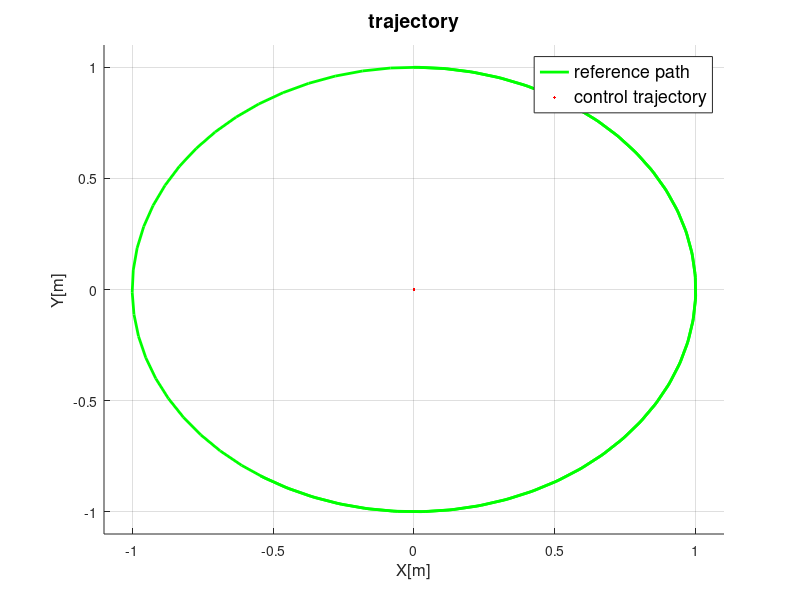

Reproduce this figure in MATLAB. (Note: this script raises an error after producing the figure.)
% close all; clear all; clc;
% R = 0.05;   % wheel radius [m]
% J1 = 0.095;%0.000625;  % nominal inertial of wheel [kgm^2]
% H = [0 J1/2 0 J1/2;
%      -J1/2 0 -J1/2 0;
%      0 J1/2 0 J1/2;
%      -J1/2 0 -J1/2 0];
% d = 1;%25; %[Nm] 
% B = [8*d 0 0; 0 8*d 0; 0 0 4*d/0.3];
% 
% p = 5;
% q = 3;
% lamda1 = 1.5;
% lamda2 = 1.5;
% lamda3 = 1.5;
% lamda = [lamda1 0 0; 0 lamda2 0; 0 0 lamda3];
% dt = 0.01;
% 
% cur_state.state = [0;0;0];
% cur_state.statedot = [0;0;0];
% cur_state.state2dot = [0;0;0];
% 
% des_state.state = [1;1;0];
% des_state.statedot = [0;0;0];
% des_state.prestatedot = [0;0;0];
% 
% err.state = [0;0;0];
% err.prestate = [0;0;0];
% 
% figure(1); hold on; grid on;
% % xlim([-0.5 10]); ylim([-160 160]);
% xlim([-5 5]); ylim([-5 5]);
% for i=0:dt:10
%     %des_state.state = [dt*i;dt*i;deg2rad(45)];
%     error = cur_state.state - des_state.state;
%     errdot = (err.state - err.prestate)/dt;
%     
%     Qr2dot = (des_state.statedot - des_state.prestatedot)/dt;
%     
%     temp_errdot_pq = [errdot(1)^(p/q);errdot(2)^(p/q);errdot(3)^(p/q)];
%     s = error + lamda*temp_errdot_pq;
%     
%     % important!!
% %     M_inv = [0.001 0 0;
% %             0 0.001 0;
% %             0 0 0.001];
%     M_inv = [0 0 0;
%             0 0 0;
%             0 0 0];    
%     if(errdot(1) ~= 0)
%         M_inv(1,1) = q/(p*lamda1)*errdot(1)^(1-(p/q));
%     end
%     if(errdot(2) ~= 0)
%         M_inv(2,2) = q/(p*lamda2)*errdot(2)^(1-(p/q));
%     end
%     if(errdot(3) ~= 0)
%         M_inv(3,3) = q/(p*lamda3)*errdot(3)^(1-(p/q));
%     end
%     
%     hpsi_inv_mat = hpsi_inv(cur_state.state(3));   
%     
%     u_eq = 4*J1/R * hpsi_inv_mat * (Qr2dot- M_inv*errdot);
%     u_r = -hpsi_inv_mat * B * sign(s);
% 
%     % final control input
%     ctr_in = u_eq + u_r;
%     
%     % ctr input to plant model
%     hpsi_mat = h_psi(cur_state.state(3));
%     cur_state.state2dot = R/(4*J1) * hpsi_mat * ctr_in;
%     
%     % data saving
%     cur_state.statedot = cur_state.statedot + dt*cur_state.state2dot;
%     cur_state.state = cur_state.state + dt*cur_state.statedot;
%     
%     % draw now
%     % trajectory
%     p_tr = plot(cur_state.state(1),cur_state.state(2),'ro');
%     txt = text(9,9,string(i));
%     drawnow;
%     delete(txt); 
%     delete(p_tr);   
%     
%     % ctr input
% %     plot(i, u_r(1),'ro');%,i, ctr_in(2),'o',i, ctr_in(3),'o',i, ctr_in(4),'o');
% %     txt = text(1,1,string(i));
% %     drawnow;
% %     %delete(p_ctr); 
% %     delete(txt);
% end
% 
% function mat = hpsi_inv(psi)
% psi = psi + pi/4;
% sqrt2 = sqrt(2);
% mat = 0.25 * [-sqrt2*sin(psi) sqrt2*cos(psi) 0.3;
%                 sqrt2*cos(psi) sqrt2*sin(psi) -0.3;
%                 -sqrt2*sin(psi) sqrt2*cos(psi) -0.3;
%                 sqrt2*cos(psi) sqrt2*sin(psi) 0.3];
% end
% 
% function mat = h_psi(psi)
% % returns psi 3x4 matrix
% psi = psi + pi/4;
% root2 = sqrt(2);
% 
% % third row should be 1/(a+b) which will be 1/(2*rou)
% mat = [-root2*sin(psi) root2*cos(psi) -root2*sin(psi) root2*cos(psi);
%         root2*cos(psi) root2*sin(psi) root2*cos(psi) root2*sin(psi);
%         10/3 -10/3 -10/3 10/3];
% end
% 
% function wheelVel= getwheelvel(psi, cur_state_dot)
% R = 0.05;   % wheel radius [m]
% hpsi_inv_mat = hpsi_inv(psi);
% 
% wheelVel = 4/R* hpsi_inv_mat * cur_state_dot;
% end

%% discrete conventional smc
close all; 
clear all; clc; cla;
R = 0.05;   % wheel radius [m]
J1 = 0.095;%0.000625;  % nominal inertial of wheel [kgm^2]
H = [0 J1/2 0 J1/2;
     -J1/2 0 -J1/2 0;
     0 J1/2 0 J1/2;
     -J1/2 0 -J1/2 0];
d = 25; %[Nm] 
% slope
% lamda1 = 15;
% lamda2 = 15;
% lamda3 = 15;
% circle
lamda1 = 8;
lamda2 = 8;
lamda3 = 8;
lamda = [lamda1 0 0; 0 lamda2 0; 0 0 lamda3];
N = diag([8*d;8*d;4*d/0.3]);
dt = 0.05;

% initialize
cur_state.state = [0;0;0];
cur_state.statedot = [0;0;0];
cur_state.state2dot = [0;0;0];

des_state.state = [8;5;0];
des_state.statedot = [0;0;0];
des_state.prestatedot = [0;0;0];

err.state = [0;0;0];
err.prestate = [0;0;0];

% data storage
resultCircle.time = 0;
resultCircle.state = [0;0;0];
resultCircle.statedot = [0;0;0];
resultCircle.stateddot = [0;0;0];
resultCircle.wheeldeg = [0;0;0;0];
resultCircle.wheelvel = [0;0;0;0];
resultCircle.svar = [0;0;0];

slope = 0.1;
radius = 1;

figure(1); hold on; grid on;

title('trajectory','fontsize',14,'fontweight','bold');
xlabel('X[m]','fontsize',12); ylabel('Y[m]','fontsize',12);
t = 0:0.1:10;
plot(radius*sin(t), radius*cos(t),'g','LineWidth',2); % circle trajectory
% plot(t, 0.3+t*slope,'g','LineWidth',2); % slope trajectory
plot(0,0,'r.');
legend('reference path', 'control trajectory', 'Location', 'Best','fontsize',13);

% xlim([-0.5 10]); ylim([-160 160]);  % control input u limit
% xlim([-10 10]); ylim([-10 10]); % trajectory limit
% xlim([0 10]); ylim([0 1.4]); % slope trajectory limit
xlim([-radius-0.1 radius+0.1]); ylim([-radius-0.1 radius+0.1]); % circle trajectory limit
cnt = 2;
tau = 0.01;    %0.01

ctr_filter_length = 3;
ctr_filter_pre = zeros(3,ctr_filter_length); % bigger the index, closer to the past data

%
%filename = 'slopeTrajectory1122.gif';
for i=dt:dt:10
    % ramp input,
%     des_state.state = [i;0.3+slope*i;0];
%     des_state.statedot = [1;slope;0];

    % circle input
    des_state.state = [radius*cos(i); radius*sin(i);0];
    des_state.statedot = [-radius*sin(i); radius*cos(i);0];
    
    % error calculation
    err.state = - cur_state.state + des_state.state;
    errdot = (err.state - err.prestate)/dt;
    
    % state ddot calculation
    Qr2dot = (des_state.statedot - des_state.prestatedot)/dt;
    
    % conventional sliding mode variable calculation
    s = errdot + lamda*err.state;    
    hpsi_inv_mat = hpsi_inv(cur_state.state(3));   

    % final control input
    ctr_in = hpsi_inv_mat*(4*J1/R*(Qr2dot+lamda*errdot)+N*sign(s));
    
    % ctr input to plant model
    hpsi_mat = h_psi(cur_state.state(3));
    cur_state.state2dot = R/(4*J1) * hpsi_mat * ctr_in;
    
    % low pass filter
    temp_ctr = (tau*resultCircle.stateddot(:,cnt-1) + dt*cur_state.state2dot)/(tau+dt);
    
    % moving average filter
    for k=1:ctr_filter_length
        cur_state.state2dot = cur_state.state2dot + ctr_filter_pre(:,k);
    end
    cur_state.state2dot = temp_ctr / (size(ctr_filter_pre,2)+1);
    
    for k=0:ctr_filter_length-2
        ctr_filter_pre(:,ctr_filter_length-k) = ctr_filter_pre(:,ctr_filter_length-1-k);
    end
    ctr_filter_pre(:,1) = cur_state.state2dot;
    
    % wheel velocity calculation
    wheelVel= getwheelvel(cur_state.state(3), cur_state.statedot);
    
    % store data
    resultCircle.time(cnt) = i;
    resultCircle.state(:,cnt) = cur_state.state;
    resultCircle.statedot(:,cnt) = cur_state.statedot;
    resultCircle.stateddot(:,cnt) = cur_state.state2dot;
    resultCircle.wheeldeg(:,cnt) = resultCircle.wheeldeg(:,cnt-1)+wheelVel*dt;
    resultCircle.wheelvel(:,cnt) = wheelVel;
    resultCircle.svar(:,cnt-1) = s;
    resultCircle.errorDist(cnt-1) = sqrt(err.state(1)^2+err.state(2)^2);
    cnt = cnt+1;
    
    % data saving
    cur_state.statedot = cur_state.statedot + dt*cur_state.state2dot;
    cur_state.state = cur_state.state + dt*cur_state.statedot;

    % pre data saving
    des_state.prestatedot = des_state.statedot;
    err.prestate = err.state;
    
    % draw now
    % trajectory
    p_tr = plot(cur_state.state(1),cur_state.state(2),'r.');
%     txt = text(4,5,'t: '+string(i)+'(s)');  % circle
    txt = text(1,1,'t: '+string(i)+'(s)');  % slope
    p_tr.Annotation.LegendInformation.IconDisplayStyle = 'off';
    drawnow;
    delete(txt); 
    %delete(p_tr);   
    
    % error
%     plot(i, err.state(1),'r.');%,i, ctr_in(2),'o',i, ctr_in(3),'o',i, ctr_in(4),'o');
%     txt = text(1,1,string(i));
%     drawnow;
%     delete(txt);

    % ctr input
%     plot(i, ctr_in(1),'r.');%,i, ctr_in(2),'o',i, ctr_in(3),'o',i, ctr_in(4),'o');
%     txt = text(1,1,string(i));
%     drawnow;
%     delete(txt);
    
    % wheel velocity
%     plot(i, rad2deg(wheelVel(2)),'r.');%,i, ctr_in(2),'o',i, ctr_in(3),'o',i, ctr_in(4),'o');
%     txt = text(1,1,string(i));
%     drawnow;
%     delete(txt);

    % save as .gif
%     frame = getframe(1);
%     img = frame2im(frame);
%     [imind cm] = rgb2ind(img,256);
%     if i == dt
%         imwrite(imind,cm,filename,'gif','Loopcount',1,'DelayTime',1/18);
%     else
%         imwrite(imind,cm,filename,'gif','WriteMode','append','DelayTime',1/18);
%     end
%     delete(txt); 
end

%% draw results for above calculation with interpolation
clear all; clc; cla; close all;
load('resultCircle.mat'); load('resultSlope.mat');
slope = 0.1;
radius = 1;
dt = 0.01;
timestep = 0:0.1:10;
% plot(radius*sin(t), radius*cos(t),'g','LineWidth',2); % circle trajectory
% plot(t, 0.3+t*slope,'g','LineWidth',2); % slope trajectory
cnt = 1;

% time = resultSlope.time(1):dt:resultSlope.time(end);
% trajX = interp1(resultSlope.time, resultSlope.state(1,:), time,'spline'); 
% trajY = interp1(resultSlope.time, resultSlope.state(2,:), time,'spline'); 
% wheelvel = zeros(4,size(time,2));
% for i=1:size(resultSlope.wheelvel,1)
%     wheelvel(i,:) = interp1(resultSlope.time, resultSlope.wheelvel(i,:), time,'spline');
% end

time = resultCircle.time(1):dt:resultCircle.time(end);
trajX = interp1(resultCircle.time, resultCircle.state(1,:), time,'spline'); 
trajY = interp1(resultCircle.time, resultCircle.state(2,:), time,'spline'); 
wheelvel = zeros(4,size(time,2));
for i=1:size(resultCircle.wheelvel,1)
    wheelvel(i,:) = interp1(resultCircle.time, resultCircle.wheelvel(i,:), time,'spline');
end

filename = 'circletrajectory1122.gif';
for t = time(1):dt:time(end)
    if t == resultSlope.time(1)
        fig1 = figure(1); fig1.WindowState = 'maximized';        
        subplot(1,2,1);
        %plot(timestep, 0.3+timestep*slope,'g','LineWidth',2); % slope trajectory
        plot(radius*sin(timestep), radius*cos(timestep),'g','LineWidth',2);
        hold on; grid on;
        traj = plot(trajX(cnt),trajY(cnt),'r.');
        legend('reference path', 'control trajectory', 'Location', 'Best','fontsize',13);
        car = plot(trajX(cnt),trajY(cnt),'mo','MarkerSize', 1,'MarkerFaceColor','m');
        car.Annotation.LegendInformation.IconDisplayStyle = 'off';    
        %xlim([0 10]); ylim([-1 2]);
        xlim([-2.5 2.5]); ylim([-3 3]);
        title('Trajectory','fontsize',16, 'fontweight','bold'); xlabel('X[m]','fontsize',15); ylabel('Y[m]','fontsize',15);
        
        subplot(1,2,2);
        plot(t, wheelvel(1,cnt),'r.','MarkerSize',5); hold on; grid on;
        plot(t, wheelvel(2,cnt),'g.','MarkerSize',5);
        plot(t, wheelvel(3,cnt),'b.','MarkerSize',5);
        plot(t, wheelvel(4,cnt),'k.','MarkerSize',5);
        legend('wheel 1', 'wheel 2', 'wheel 3', 'wheel 4', 'Location', 'Best','fontsize',13);
        title('Velocity of Wheel','fontsize',16, 'fontweight','bold'); xlabel('t[sec]','fontsize',15); ylabel('velocity[deg/sec]','fontsize',15);
        xlim([0 10]); ylim([-100 100]);
        
        sgtitle('Performance of Robot','fontsize',17, 'fontweight','bold');
    else
        subplot(1,2,1);        
        traj = plot(trajX(cnt),trajY(cnt),'r.');
        traj.Annotation.LegendInformation.IconDisplayStyle = 'off';    
        car = plot(trajX(cnt),trajY(cnt),'mo','MarkerSize', 20,'MarkerFaceColor','m');
        car.Annotation.LegendInformation.IconDisplayStyle = 'off';        
        
        subplot(1,2,2);
        w_1 = plot(t, wheelvel(1,cnt),'r.','MarkerSize',5);
        w_2 = plot(t, wheelvel(2,cnt),'g.','MarkerSize',5);
        w_3 = plot(t, wheelvel(3,cnt),'b.','MarkerSize',5);
        w_4 = plot(t, wheelvel(4,cnt),'k.','MarkerSize',5);
        w_1.Annotation.LegendInformation.IconDisplayStyle = 'off';
        w_2.Annotation.LegendInformation.IconDisplayStyle = 'off';
        w_3.Annotation.LegendInformation.IconDisplayStyle = 'off';
        w_4.Annotation.LegendInformation.IconDisplayStyle = 'off';
    end
    
    drawnow;
    saveGIF(cnt, filename, 18);
    if cnt < length(time)
        delete(car);
    end
    
    cnt = cnt + 1;    
end
subplot(1,2,1); hold off;
subplot(1,2,2); hold off;

%% using function to track
robotpathObj = mecanumTracking(start, goal, pthObj, 3, 0.05);

%% result plot
% figure(2);
% plot(result.time, result.stateddot(1,:),'LineWidth',1.5); grid on; hold on;
% plot(result.time, result.stateddot(2,:),'--','LineWidth',1.5); 
% %ylim([-1.5 1.5]);
% xlabel('time[sec]'); ylabel('acc[m/s^2]');
% title('Acceleration of mobile robot','fontsize',14, 'fontweight','bold');
% hold off;
figure(1);

subplot(2,2,1); % acc
plot(robotpathObj.time, robotpathObj.stateddot(1,:),'LineWidth',1.5); grid on; hold on;
plot(robotpathObj.time, robotpathObj.stateddot(2,:),'--','LineWidth',1.5);
legend('x axis', 'y axis','fontsize',14); 
title('Acceleration','fontsize',17, 'fontweight','bold'); xlabel('time[sec]','fontsize',15); ylabel('acc[m/s^2]','fontsize',15);
xlim([0 83]); ylim([-4 4]);
hold off;

subplot(2,2,2); % vel
plot(robotpathObj.time, robotpathObj.statedot(1,:),'LineWidth',1.5); grid on; hold on;
plot(robotpathObj.time, robotpathObj.statedot(2,:),'--','LineWidth',1.5);
legend('x axis', 'y axis', 'fontsize',14);
title('Velocity','fontsize',17, 'fontweight','bold'); xlabel('time[sec]','fontsize',15); ylabel('vel[m/s]','fontsize',15);
xlim([0 83]); ylim([-5 5]);
hold off;

subplot(2,2,3); % final acc 
for i = 1:size(robotpathObj.time,2)
    acc_result(i) = sqrt(robotpathObj.stateddot(1,i)^2 + robotpathObj.stateddot(2,i)^2);
end
plot(robotpathObj.time, acc_result,'b'); grid on;
title('Acceleration Vector Norm','fontsize',17, 'fontweight','bold'); xlabel('time[sec]','fontsize',15); ylabel('acc[m/s^2]','fontsize',15);
xlim([0 83]); ylim([-1 4]);
% legend('x axis', 'y axis','fontsize',14);


subplot(2,2,4); % final vel
for i = 1:size(robotpathObj.time,2)
    acc_result(i) = sqrt(robotpathObj.statedot(1,i)^2 + robotpathObj.statedot(2,i)^2);
end
% legend('x axis', 'y axis', 'fontsize',14);
plot(robotpathObj.time, acc_result,'b'); grid on;
title('Velocity Vector Norm','fontsize',17, 'fontweight','bold'); xlabel('time[sec]','fontsize',15); ylabel('vel[m/s]','fontsize',15);
xlim([0 83]); ylim([0 6]);
hold off;

% subplot(2,2,[3 4]); % error
% plot(robotpathObj.time(1:end-1), robotpathObj.errorDist, 'LineWidth', 1.5); grid on;
% title('Tracking Error'); xlabel('time[sec]','fontsize',15); ylabel('error[m]','fontsize',15);

%----------------------------------------------------------------------------------%
% given start and goal point and pathObj
% with refDisp which is reference distance point
% dependent on mobile robot's position
% it will follow reference path objects
function robotpathObj = mecanumTracking(start, goal, pthObj, refDisp, valdisGoal)
disp("Start Tracking...");
%-------------------------robot's parameter---------------------------------------%
R = 0.05;   % wheel radius [m]
J1 = 0.095;%0.000625;  % nominal inertial of wheel [kgm^2]
H = [0 J1/2 0 J1/2;
     -J1/2 0 -J1/2 0;
     0 J1/2 0 J1/2;
     -J1/2 0 -J1/2 0];
d = 25; %[Nm] 
lamda1 = 8;
lamda2 = 8;
lamda3 = 8;
lamda = [lamda1 0 0; 0 lamda2 0; 0 0 lamda3];
N = diag([8*d;8*d;4*d/0.3]);
%---------------------------------------------------------------------------------%

dt = 1/15;  % time variable, 15hz

% initialize
cur_state.state = transpose(start);
cur_state.statedot = [0;0;0];
cur_state.state2dot = [0;0;0];

des_state.state = [0;0;0];
des_state.statedot = [0;0;0];
des_state.prestatedot = [0;0;0];

err.state = [0;0;0];
err.prestate = [0;0;0];

% data storage
robotpathObj.time = 0;
robotpathObj.state = [0;0;0];
robotpathObj.statedot = [0;0;0];
robotpathObj.stateddot = [0;0;0];
robotpathObj.wheeldeg = [0;0;0;0];
robotpathObj.wheelvel = [0;0;0;0];
robotpathObj.svar = [0;0;0];

index = 1;
length = size(pthObj.States,1);
cnt = 2;

% start tracking
while true
    % deciding desired point based on refDisp
    if index == length
        des_state.state = transpose(pthObj.States(index,:));
    else
        for j = index:length
            temp = cur_state.state - transpose(pthObj.States(j,:)); temp(3,1) = 0;
            pos =  norm(temp);
            if pos >= refDisp
                index = j;
                des_state.state = transpose(pthObj.States(j,:));
                break;
            end
        end
    end
    
    % error calculation
    err.state = - cur_state.state + des_state.state;
    errdot = (err.state - err.prestate)/dt;
    
    % state ddot calculation
    Qr2dot = (des_state.statedot - des_state.prestatedot)/dt;
    
    % conventional sliding mode variable calculation
    s = errdot + lamda*err.state;    
    hpsi_inv_mat = hpsi_inv(cur_state.state(3));   

    % final control input
    ctr_in = hpsi_inv_mat*(4*J1/R*(Qr2dot+lamda*errdot)+N*sign(s));
    
    % ctr input to plant model
    hpsi_mat = h_psi(cur_state.state(3));
    cur_state.state2dot = R/(4*J1) * hpsi_mat * ctr_in;
    
    % x-y acceleration limit(unfinished)
    acc_limit = 2.5;    % [10m/s^2]
    indicator_acc = norm(cur_state.state2dot(1:2,1));
    if indicator_acc >= acc_limit
        gain = acc_limit / indicator_acc;
        ctr_in = ctr_in*gain;
        cur_state.state2dot = R/(4*J1) * hpsi_mat * ctr_in;
    end
    
    % wheel velocity calculation
    wheelVel= getwheelvel(cur_state.state(3), cur_state.statedot);
    
    % store data
    robotpathObj.time(cnt) = robotpathObj.time(cnt-1) + dt;
    robotpathObj.state(:,cnt) = cur_state.state;
    robotpathObj.statedot(:,cnt) = cur_state.statedot;
    robotpathObj.stateddot(:,cnt) = cur_state.state2dot;
    robotpathObj.wheeldeg(:,cnt) = robotpathObj.wheeldeg(:,cnt-1)+wheelVel*dt;
    robotpathObj.wheelvel(:,cnt) = wheelVel;
    robotpathObj.svar(:,cnt-1) = s;
    robotpathObj.errorDist(cnt-1) = sqrt(err.state(1)^2+err.state(2)^2);
    
    % data saving
    cur_state.statedot = cur_state.statedot + dt*cur_state.state2dot;
    cur_state.state = cur_state.state + dt*cur_state.statedot;

    % pre data saving
    des_state.prestatedot = des_state.statedot;
    err.prestate = err.state;
    
    % check for goal arrival
    arrivalPos = transpose(goal)-cur_state.state; arrivalPos(3,1) = 0;
    if norm(arrivalPos) < valdisGoal
        break;
    end
    
    cnt = cnt+1;
end
disp("Tracking Finished...");
end

% matrix dependent on mobile robot's yaw angle
function mat = hpsi_inv(psi)
psi = psi + pi/4;
sqrt2 = sqrt(2);
mat = 0.25 * [-sqrt2*sin(psi) sqrt2*cos(psi) 0.3;
                sqrt2*cos(psi) sqrt2*sin(psi) -0.3;
                -sqrt2*sin(psi) sqrt2*cos(psi) -0.3;
                sqrt2*cos(psi) sqrt2*sin(psi) 0.3];
end

% inverse matrix dependent on mobile robot's yaw angle
function mat = h_psi(psi)
% returns psi 3x4 matrix
psi = psi + pi/4;
sqrt2 = sqrt(2);

% third row should be 1/(a+b) which will be 1/(2*rou)
mat = [-sqrt2*sin(psi) sqrt2*cos(psi) -sqrt2*sin(psi) sqrt2*cos(psi);
        sqrt2*cos(psi) sqrt2*sin(psi) sqrt2*cos(psi) sqrt2*sin(psi);
        10/3 -10/3 -10/3 10/3];
end

% wheel velocity calculator (rad/sec), dependent on current mobile robot's
% state
function wheelVel= getwheelvel(psi, cur_state_dot)
R = 0.05;   % wheel radius [m]
hpsi_inv_mat = hpsi_inv(psi);

wheelVel = 4/R* hpsi_inv_mat * cur_state_dot;
end